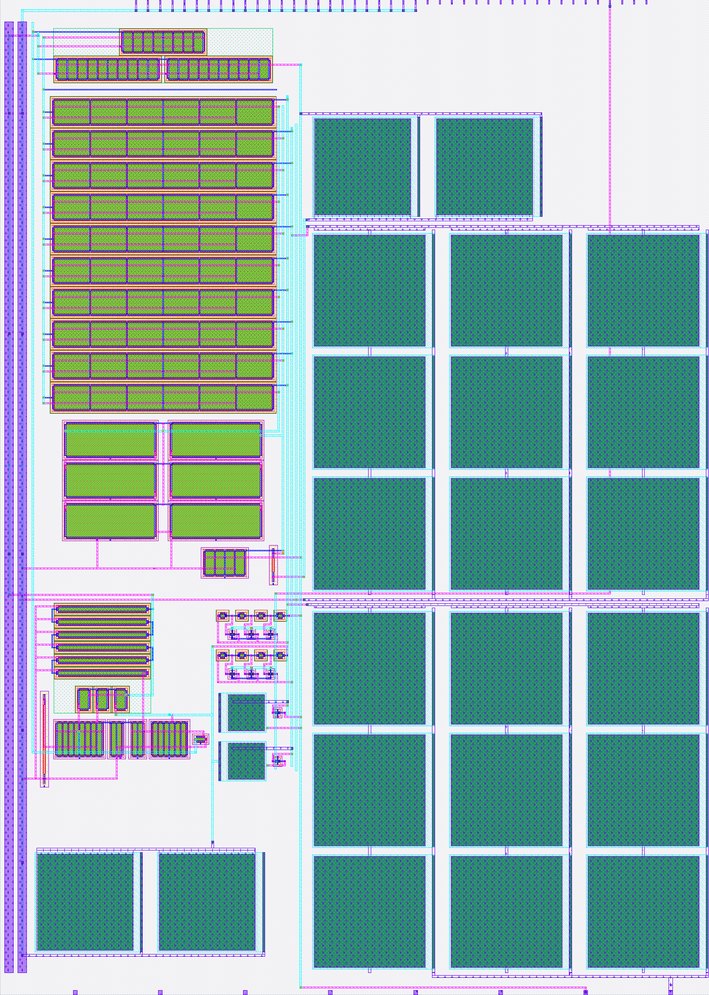
#> input picture paper/figs/layout_raw.png, 709 x 995 px, shrunk from 1610 x 2258 before the run
$ python layout_annotated.py
#> lines starting #> are read from the running program, lines starting #| are printed output that depends on the picture
"""Annotated, rotated (90 deg clockwise) picture of the Tiny Tapeout tile for the paper.
Input: layout_raw.png and layout_boxes.json from render_layout.py (KLayout)."""
import json, numpy as np, matplotlib
matplotlib.use('Agg')
import matplotlib.pyplot as plt
from matplotlib.patches import Rectangle
plt.rcParams.update({'font.family': 'serif', 'font.serif': ['TeX Gyre Termes', 'DejaVu Serif'], 'mathtext.fontset': 'stix',
                     'font.size': 7})
W, H = 161.0, 225.76
img = plt.imread('layout_raw.png')
#> img is the input picture: shape (995, 709, 3) float32; mean R, G, B 0.558, 0.686, 0.683
rot = np.rot90(img, k=-1)                     # clockwise: (x, y) -> (y, W - x)
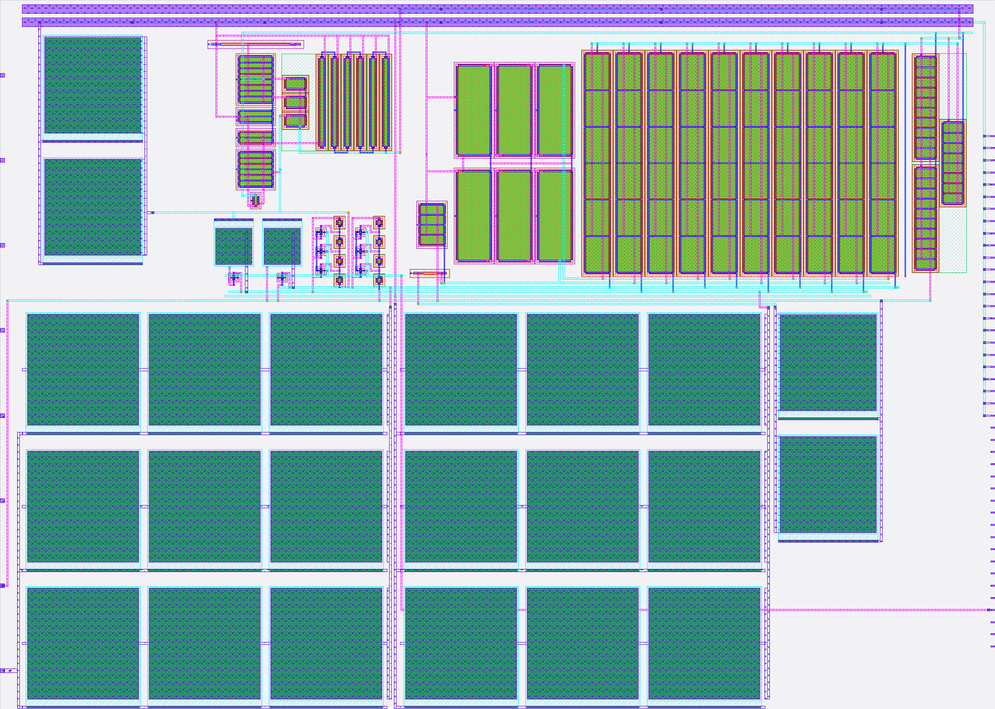
#> rot: shape (709, 995, 3) float32; mean R, G, B 0.558, 0.686, 0.683
T = lambda x, y: (y, W - x)

def box(x0, y0, x1, y1):
    a, b = T(x0, y0), T(x1, y1)
    return min(a[0], b[0]), min(a[1], b[1]), abs(a[0] - b[0]), abs(a[1] - b[1])

fig = plt.figure(figsize=(3.45, 2.48))
ax = fig.add_axes([0.0, 0.0, 1.0, 1.0])
ax.imshow(rot, extent=[0, H, 0, W], interpolation='lanczos')
ax.set_xlim(-1, H + 1); ax.set_ylim(-1, W + 1); ax.axis('off')
regions = [  # tile coordinates (um), label, label anchor ('c' centre)
    ((70.9, 5.0, 160.84, 87.8), 'C1 11.9 pF'),
    ((70.9, 90.75, 160.84, 173.55), "C1$'$ 11.9 pF"),
    ((70.9, 176.55, 123.05, 199.2), 'Cc'),
    ((7.9, 9.7, 60.1, 32.3), 'CREF'),
    ((7.85, 47.1, 47.4, 88.9), 'bias,\nstart-up,\nVREF'),
    ((49.0, 48.5, 65.1, 87.3), 'C2, C2$\'$\nPR, S'),
    ((14.1, 103.0, 59.9, 130.4), 'M3/M4\nmirror'),
    ((11.3, 131.9, 62.7, 203.9), 'M1/M2\ninput pair'),
    ((12.1, 206.9, 61.9, 219.3), 'M5,M7'),
]
for (x0, y0, x1, y1), lab in regions:
    bx, by, bw, bh = box(x0, y0, x1, y1)
    ax.add_patch(Rectangle((bx, by), bw, bh, fill=False, ec='black', lw=0.7, ls=(0, (3, 1.5))))
    ax.text(bx + bw / 2, by + bh / 2, lab, ha='center', va='center', fontsize=7,
                        bbox=dict(boxstyle='round,pad=0.15', fc='white', ec='none', alpha=0.85))
# pins (bottom edge of the tile -> left edge here)
for name, x in (('ua[0] in', 152.26), ('ua[1] out', 132.94)):
    px, py = T(x, 0.0)
    ax.annotate(name, xy=(px + 1, py), xytext=(px + 9, py), fontsize=7, va='center',
                arrowprops=dict(arrowstyle='-', lw=0.6),
                bbox=dict(boxstyle='round,pad=0.1', fc='white', ec='none', alpha=0.85))
fig.savefig('layout_annotated.pdf'); fig.savefig('layout_annotated.png', dpi=300)
#> after `fig.savefig('layout_annotated.pdf')`:
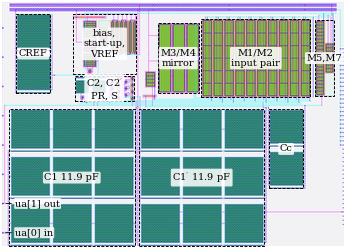
#> figure drawn by matplotlib, 1 panel
print('ok')
